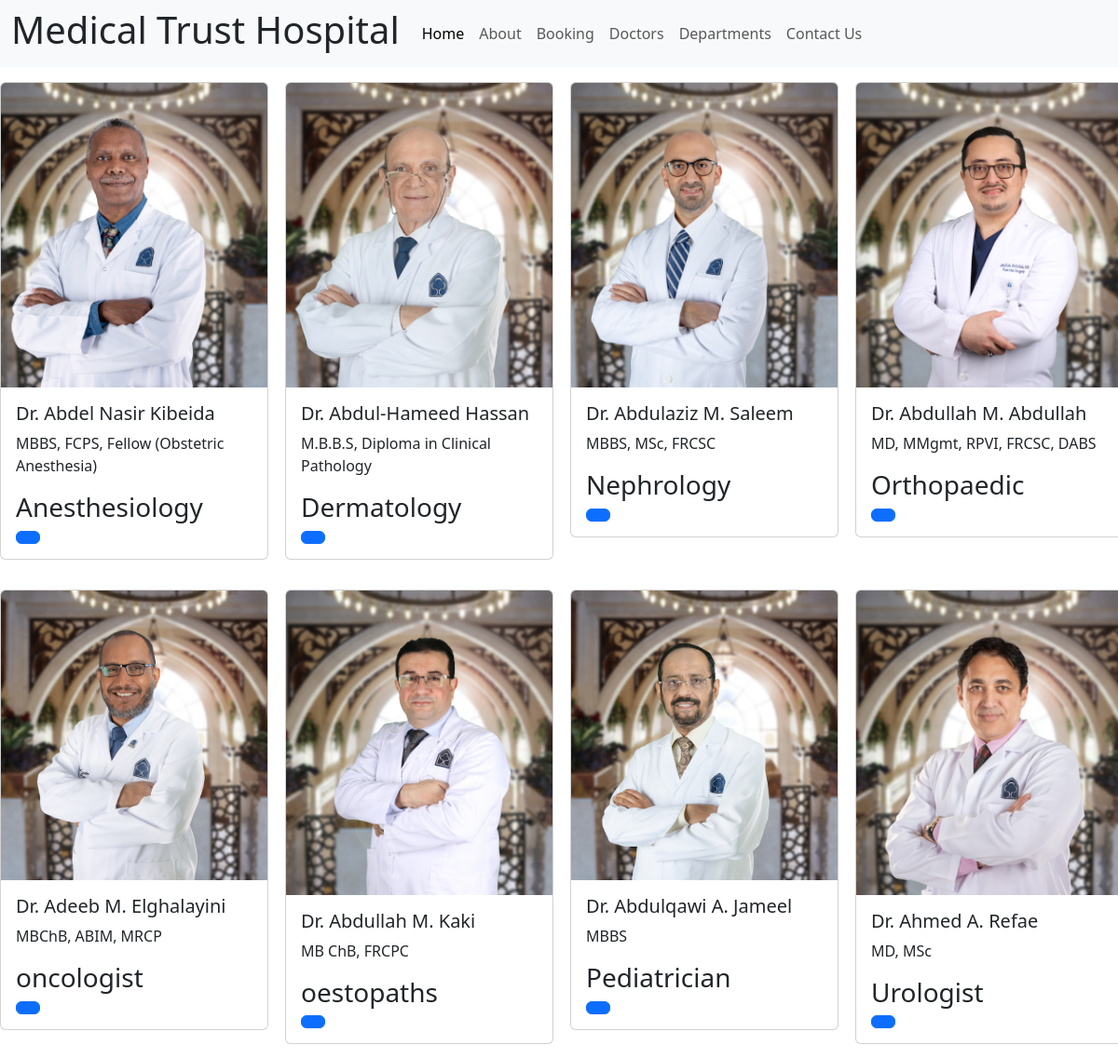
Page /doctorsview on the committed database.
### projapp1/models.py (models this page shows, shortened)
class Doctortable(models.Model):
    doctortable=models.CharField(max_length=200)
    docspec=models.CharField(max_length=500)
    department=models.ForeignKey(department,on_delete=models.CASCADE)
    doctimage=models.ImageField(upload_to="main")

class department(models.Model):
    department=models.CharField(max_length=200)
    description=models.TextField(max_length=500)
    def __str__(self):
        return self.department

### projapp1/views.py (the view)
# urls.py: path('doctorsview',views.doctorsview,name='doctorsview'),
def doctorsview(request):
    dict_doct = {'doct': Doctortable.objects.all()}
    return render(request,'doctors.html',dict_doct)

### templates/doctors.html
{% extends 'base.html'%}
{% block content %}
{% load static %}
<div class="row">
{% for sect in doct %}
  <div class="col-md-3 my-3">
<div class="card" style="width: 18rem;">
  <a href="/detailsview/{{sect.id}}/">
  <img src="{{sect.doctimage.url}}" class="card-img-top" alt="...">
    </a>
  <div class="card-body">
    <h5 class="card-title">{{sect.doctortable}}</h5>
    <p class="card-text">{{sect.docspec}}</p>
    <h3>{{sect.department}}</h3>
    <a href="#" class="btn btn-primary"></a>
  </div>
</div>
</div>
{% endfor%}
</div>
{% endblock %}

### templates/base.html (shortened to what this page needs)
<link href="https://cdn.jsdelivr.net/npm/bootstrap@5.3.0-alpha3/dist/css/bootstrap.min.css" rel="stylesheet">
<nav class="navbar navbar-expand-lg bg-body-tertiary">
  <div class="container-fluid">
    <h1>Medical Trust Hospital</h1>
    <div class="collapse navbar-collapse" id="navbarNav">
      <ul class="navbar-nav">
        <li class="nav-item">
          <a class="nav-link active" aria-current="page" href="{% url 'home' %}">Home</a>
        </li>
        <li class="nav-item">
          <a class="nav-link" href="{% url 'aboutview' %}">About</a>
        </li>
        <li class="nav-item">
          <a class="nav-link" href="{% url 'bookingview' %}">Booking</a>
        </li>
        <li class="nav-item">
          <a class="nav-link"href="{% url 'doctorsview' %}">Doctors</a>
        </li>
         <li class="nav-item">
          <a class="nav-link"href="{% url 'departmentview' %}">Departments</a>
        </li>
         <li class="nav-item">
          <a class="nav-link"href="{% url 'contactview' %}">Contact Us</a>
        </li>
      </ul>
    </div>
  </div>
</nav>
{% block content %}
{% endblock %}

### rows in the picture
Doctortable: doctimage (picture), doctortable "Dr. Abdel Nasir Kibeida", docspec "MBBS, FCPS, Fellow (Obstetric Anesthesia)", department "Anesthesiology"
Doctortable: doctimage (picture), doctortable "Dr. Abdul-Hameed Hassan", docspec "M.B.B.S, Diploma in Clinical Pathology", department "Dermatology"
Doctortable: doctimage (picture), doctortable "Dr. Abdulaziz M. Saleem", docspec "MBBS, MSc, FRCSC", department "Nephrology"
Doctortable: doctimage (picture), doctortable "Dr. Abdullah M. Abdullah", docspec "MD, MMgmt, RPVI, FRCSC, DABS", department "Orthopaedic"
Doctortable: doctimage (picture), doctortable "Dr. Adeeb M. Elghalayini", docspec "MBChB, ABIM, MRCP", department "oncologist"
Doctortable: doctimage (picture), doctortable "Dr. Abdullah M. Kaki", docspec "MB ChB, FRCPC", department "oestopaths"
Doctortable: doctimage (picture), doctortable "Dr. Abdulqawi A. Jameel", docspec "MBBS", department "Pediatrician"
Doctortable: doctimage (picture), doctortable "Dr. Ahmed A. Refae", docspec "MD, MSc", department "Urologist"
